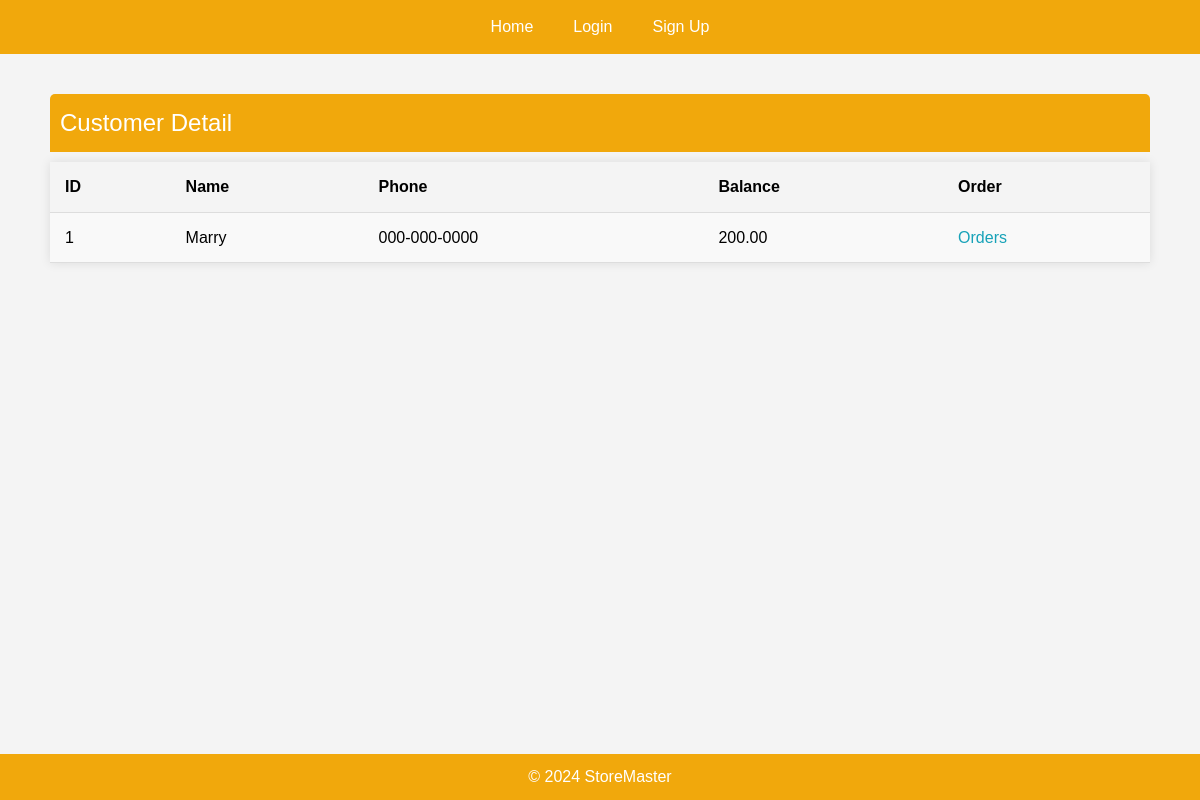
Page /customers/1 on the earlier database version.
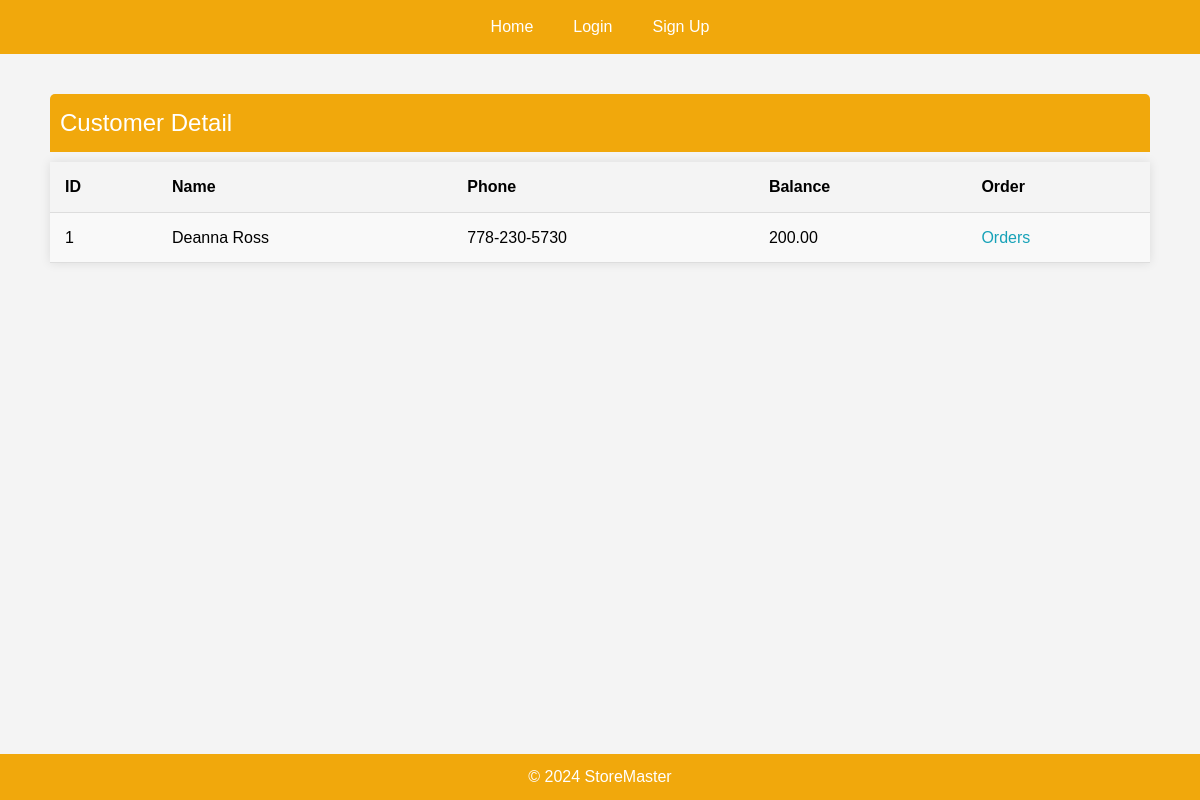
Same page on the later database version.
### StoreMaster/models.py (models this page shows, shortened)
class Customer(db.Model):
    __tablename__ = 'customer'
    cid = mapped_column(Integer, primary_key=True)
    name = mapped_column(String(200), nullable=False, unique=True)
    phone = mapped_column(String(20), nullable=False)
    balance = mapped_column(Numeric(10, 2), nullable=False, default=200)
    owner= mapped_column(String(200),nullable=False,default="null")
    orders = relationship("Order", back_populates="customer",
                          cascade="all, delete")

### StoreMaster/web_interface/customers.py (the view)
@customers_bp.route("/<int:customer_id>", methods=["GET"])
def customer_detail(customer_id):
    customer = db.get_or_404(Customer, customer_id,
                             description="The customer is not found!")
    return render_template("customer_detail.html", target_customer=customer)

### StoreMaster/templates/customer_detail.html (shortened to what this page needs)
{% extends "base.html" %}  {% block content %}
<table>
  <caption>
    Customer Detail
  </caption>
  <tr>
    <th>ID</th>
    <th>Name</th>
    <th>Phone</th>
    <th>Balance</th>
    <th>Order</th>
  </tr>
  <tr>
    <td>{{ target_customer.cid }}</td>
    <td>{{ target_customer.name }}</td>
    <td>{{ target_customer.phone }}</td>
    <td>{{ target_customer.balance }}</td>
    <td>
      <a
        href="{{ url_for('orders_html.order_customer_detail',customer_id=target_customer.cid)}}"
        >Orders</a
      >
    </td>
  </tr>
</table>
{% endblock %}

### StoreMaster/templates/base.html (shortened to what this page needs)
<!DOCTYPE html>
<html lang="en">
  <head>
    <link
      rel="stylesheet"
      href="{{ url_for('static', filename='style.css') }}"
    />
  </head>
  <body>
    <div class="navbar">
      <a href="{{ url_for('home_html.home') }}" class="navbar-item"> Home </a>
       {% if not current_user.is_authenticated %}
      <a href="{{ url_for('auth.login') }}" class="navbar-item"> Login </a>
      <a href="{{ url_for('auth.signup') }}" class="navbar-item"> Sign Up </a>
      {% endif %}
    </div>
    <div class="container">{% block content %}{% endblock %}</div>
    <footer>&copy; 2024 StoreMaster</footer>
  </body>
</html>

### StoreMaster/static/style.css (style rules this page uses)
body, h1, a { margin: 0; padding: 0; }
body { font-family: Arial, sans-serif; line-height: 1.6; background-color: #f4f4f4; margin: 0; padding: 0; }
.navbar { background-color: #f1a80c; overflow: hidden; display: flex; justify-content: center; }
.navbar-item { color: white; padding: 14px 20px; text-align: center; text-decoration: none; display: block; }
.container { max-width: 1100px; margin: auto; padding: 20px; }
footer { background-color: #f1a80c; color: white; text-align: center; padding: 10px 0; position: fixed; bottom: 0; width: 100%; }
table { width: 100%; border-collapse: collapse; margin: 20px 0; background: white; box-shadow: 0 0 10px rgba(0, 0, 0, 0.1); }
table caption { font-size: 1.5em; margin-bottom: 10px; text-align: left; padding: 10px; background-color: #f1a80c; color: white; border-top-left-radius: 5px; border-top-right-radius: 5px; }
table th, table td { padding: 12px 15px; text-align: left; border-bottom: 1px solid #ddd; }
table th { background-color: #f4f4f4; font-weight: bold; }
table tr:nth-child(even) { background-color: #f9f9f9; }
table a { color: #17a2b8; text-decoration: none; }

Differences in the rows shown:
changed Customer id 1: name "Marry" → "Deanna Ross"; phone "000-000-0000" → "778-230-5730"
